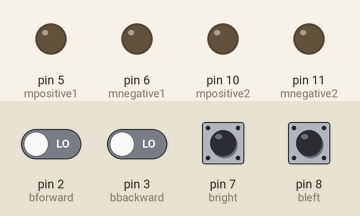
Simulated run of this sketch. Board: Arduino Uno, built with avr-gcc and run on an emulated ATmega328P. Shown: output pins drawn as LEDs (lit = HIGH). Inputs (shaded band) come from the test bench; at power-on: pin 2 (bforward), pin 3 (bbackward), pin 7 (bright), pin 8 (bleft) LOW. What the sketch prints to the serial monitor is not drawn.

Above: at 1.3 s.
1.4 s: pin 2 (bforward) driven HIGH
At 2.2 s:
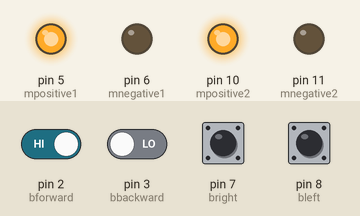
3.2 s: pin 2 (bforward) driven LOW
At 4.1 s:
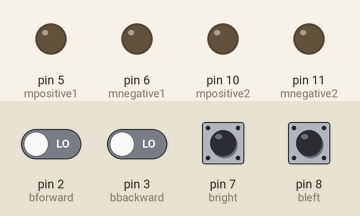
5.0 s: pin 3 (bbackward) driven HIGH
At 6.1 s:
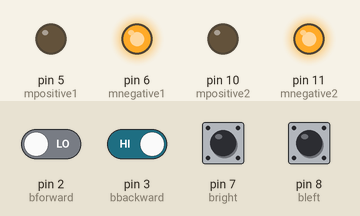
6.7 s: pin 3 (bbackward) driven LOW
At 8.0 s:
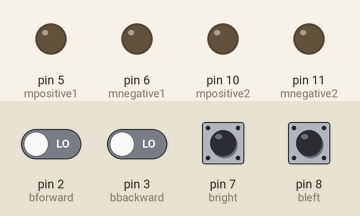
8.5 s: pin 7 (bright) pulled HIGH for 0.3 s
At 9.1 s:
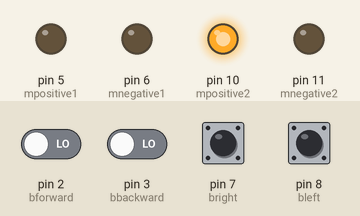
10.7 s: pin 8 (bleft) pulled HIGH for 0.3 s
At 11.12 s:
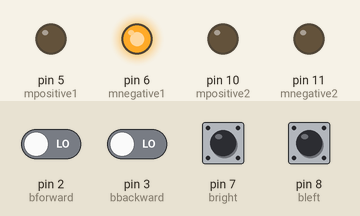
Timing chart, 0 to 13.7 s (numbered marks = the images above; inputs shaded):
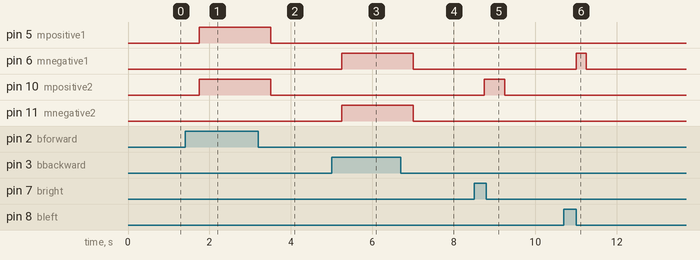

The sketch:

squad_asc_carcontroller.ino
```cpp
//buttons pins
#define bforward 2
#define bbackward 3
#define bright 7
#define bleft 8
//motor 1 pins
#define mpositive1 5
#define mnegative1 6
//motor 2
#define mpositive2 10
#define mnegative2 11
void stopstate() //in case no button is pushed so all output is low
{
  digitalWrite(mpositive1,LOW);
  digitalWrite(mnegative1,LOW);
  digitalWrite(mpositive2,LOW);
  digitalWrite(mnegative2,LOW);
  }
void forwardstate(){
   digitalWrite(mpositive1,HIGH);
   digitalWrite(mnegative1,LOW);
   digitalWrite(mpositive2,HIGH);
   digitalWrite(mnegative2,LOW);
  }
void backstate(){
   digitalWrite(mpositive1,LOW);
   digitalWrite(mnegative1,HIGH);
   digitalWrite(mpositive2,LOW);
   digitalWrite(mnegative2,HIGH);
  }
void rightstate(){
   digitalWrite(mpositive1,LOW);
   digitalWrite(mnegative1,LOW);
   digitalWrite(mpositive2,HIGH);
   digitalWrite(mnegative2,LOW);
  }
void leftstate(){
   digitalWrite(mpositive1,LOW);
   digitalWrite(mnegative1,HIGH);
   digitalWrite(mpositive2,LOW);
   digitalWrite(mnegative2,LOW);
  }
void setup() {
  //input buttons
 pinMode(bforward,INPUT);
 pinMode(bbackward,INPUT);
 pinMode(bright,INPUT);
 pinMode(bleft,INPUT);
 Serial.begin(9600);
 //output pins of motors
  pinMode(mpositive1,OUTPUT);
  pinMode(mnegative1,OUTPUT);
  pinMode(mpositive2,OUTPUT);
  pinMode(mnegative2,OUTPUT);
 //initialize mtor in stop state
 stopstate();
}
void loop() {
 if (digitalRead(bforward)==HIGH){
  Serial.print("forward");
  delay(250);
  forwardstate(); }
 else if(digitalRead(bbackward)==HIGH){
   Serial.print("backward");
   delay(250);
   backstate(); }
  else if(digitalRead(bright)==HIGH){
    Serial.print("right");
    delay(250);
    rightstate(); }
   else if(digitalRead(bleft)==HIGH){
    Serial.print("left");
    delay(250);
    leftstate(); }
    else{
    delay(250);
    stopstate();}}
```

Measured:
- after the input at 1.4 s, pin 5 (mpositive1), pin 10 (mpositive2): LOW → HIGH after 0.35 s
- after the input at 3.2 s, pin 5 (mpositive1), pin 10 (mpositive2): HIGH → LOW after 0.30 s
- after the input at 5.0 s, pin 6 (mnegative1), pin 11 (mnegative2): LOW → HIGH after 0.25 s
- after the input at 6.7 s, pin 6 (mnegative1), pin 11 (mnegative2): HIGH → LOW after 0.30 s
- after the input at 8.5 s, pin 10 (mpositive2): LOW → HIGH after 0.25 s, → LOW 0.50 s later
- after the input at 10.7 s, pin 6 (mnegative1): LOW → HIGH after 0.30 s, → LOW 0.25 s later
